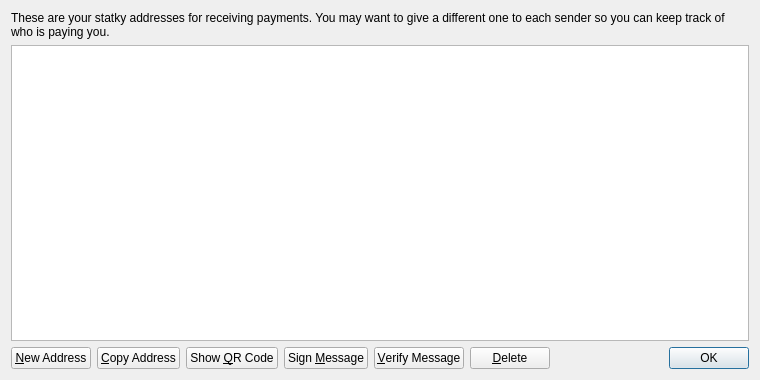
<?xml version="1.0" encoding="UTF-8"?>
<ui version="4.0">
 <class>AddressBookPage</class>
 <widget class="QWidget" name="AddressBookPage">
  <property name="geometry">
   <rect>
    <x>0</x>
    <y>0</y>
    <width>760</width>
    <height>380</height>
   </rect>
  </property>
  <property name="windowTitle">
   <string>Address Book</string>
  </property>
  <layout class="QVBoxLayout" name="verticalLayout">
   <item>
    <widget class="QLabel" name="labelExplanation">
     <property name="text">
      <string>These are your statky addresses for receiving payments. You may want to give a different one to each sender so you can keep track of who is paying you.</string>
     </property>
     <property name="textFormat">
      <enum>Qt::PlainText</enum>
     </property>
     <property name="wordWrap">
      <bool>true</bool>
     </property>
    </widget>
   </item>
   <item>
    <widget class="QTableView" name="tableView">
     <property name="contextMenuPolicy">
      <enum>Qt::CustomContextMenu</enum>
     </property>
     <property name="toolTip">
      <string>Double-click to edit address or label</string>
     </property>
     <property name="tabKeyNavigation">
      <bool>false</bool>
     </property>
     <property name="selectionMode">
      <enum>QAbstractItemView::SingleSelection</enum>
     </property>
     <property name="selectionBehavior">
      <enum>QAbstractItemView::SelectRows</enum>
     </property>
     <property name="sortingEnabled">
      <bool>true</bool>
     </property>
     <attribute name="verticalHeaderVisible">
      <bool>false</bool>
     </attribute>
    </widget>
   </item>
   <item>
    <layout class="QHBoxLayout" name="horizontalLayout">
     <item>
      <widget class="QPushButton" name="newAddressButton">
       <property name="toolTip">
        <string>Create a new address</string>
       </property>
       <property name="text">
        <string>&amp;New Address</string>
       </property>
      </widget>
     </item>
     <item>
      <widget class="QPushButton" name="copyToClipboard">
       <property name="toolTip">
        <string>Copy the currently selected address to the system clipboard</string>
       </property>
       <property name="text">
        <string>&amp;Copy Address</string>
       </property>
      </widget>
     </item>
     <item>
      <widget class="QPushButton" name="showQRCode">
       <property name="text">
        <string>Show &amp;QR Code</string>
       </property>
      </widget>
     </item>
     <item>
      <widget class="QPushButton" name="signMessage">
       <property name="toolTip">
        <string>Sign a message to prove you own a statky address</string>
       </property>
       <property name="text">
        <string>Sign &amp;Message</string>
       </property>
      </widget>
     </item>
     <item>
      <widget class="QPushButton" name="verifyMessage">
       <property name="toolTip">
        <string>Verify a message to ensure it was signed with a specified statky address</string>
       </property>
       <property name="text">
        <string>&amp;Verify Message</string>
       </property>
      </widget>
     </item>
     <item>
      <widget class="QPushButton" name="deleteButton">
       <property name="toolTip">
        <string>Delete the currently selected address from the list</string>
       </property>
       <property name="text">
        <string>&amp;Delete</string>
       </property>
      </widget>
     </item>
     <item>
      <spacer name="horizontalSpacer">
       <property name="orientation">
        <enum>Qt::Horizontal</enum>
       </property>
       <property name="sizeHint" stdset="0">
        <size>
         <width>40</width>
         <height>20</height>
        </size>
       </property>
      </spacer>
     </item>
     <item>
      <widget class="QDialogButtonBox" name="buttonBox">
       <property name="sizePolicy">
        <sizepolicy hsizetype="Maximum" vsizetype="Fixed">
         <horstretch>0</horstretch>
         <verstretch>0</verstretch>
        </sizepolicy>
       </property>
       <property name="standardButtons">
        <set>QDialogButtonBox::Ok</set>
       </property>
      </widget>
     </item>
    </layout>
   </item>
  </layout>
 </widget>
 <resources>
  <include location="../bitcoin.qrc"/>
 </resources>
 <connections/>
</ui>
